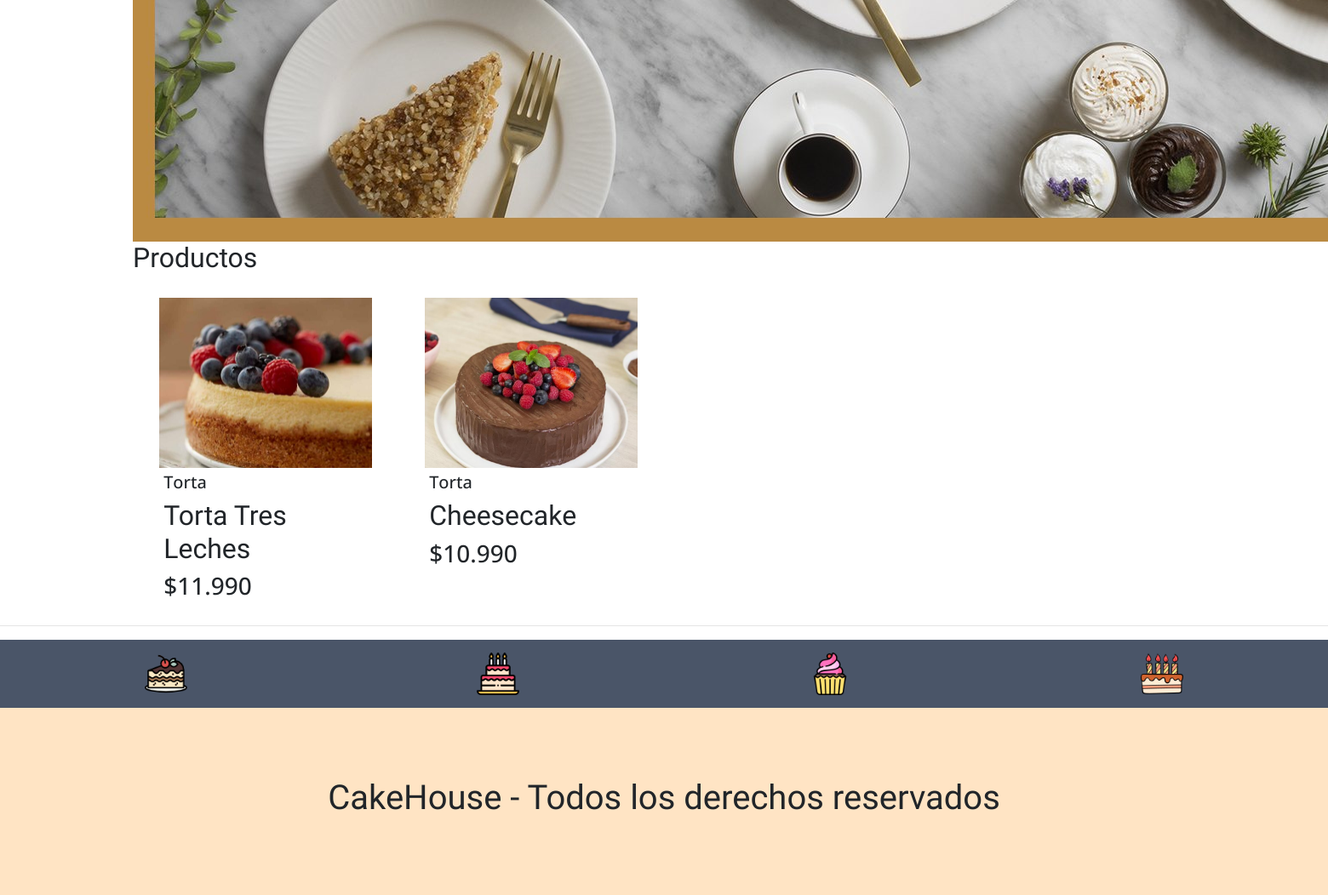
Before: / (lower part) with the older database file.
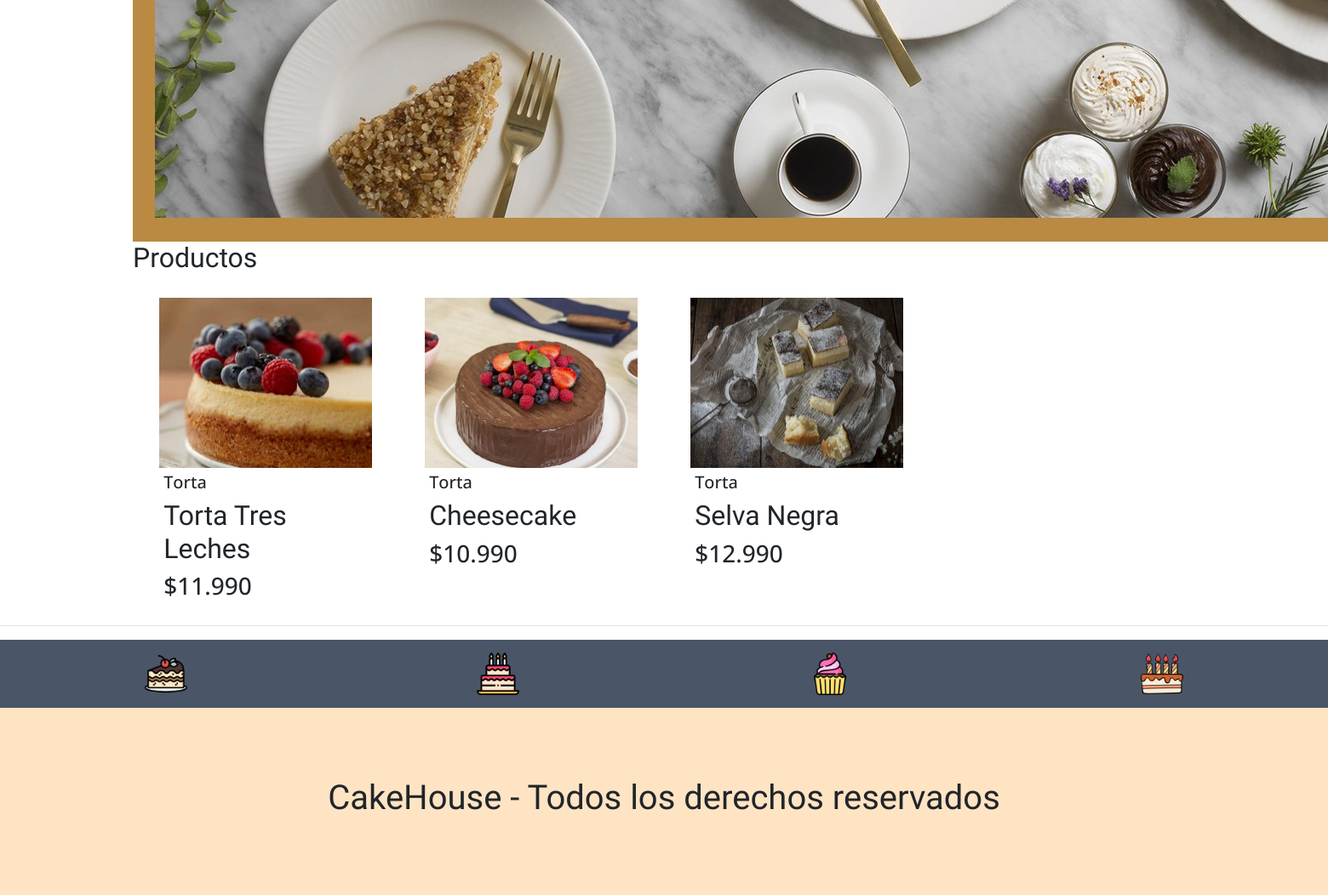
After: the same page with the newer database file.
### app/models.py (models this page shows, shortened)
class Producto(models.Model):
    nombre = models.CharField(max_length=50)
    precio = models.IntegerField()
    descripcion = models.TextField()
    tipo = models.ForeignKey(Tipo, on_delete=models.PROTECT)
    fecha_fabricacion = models.DateField()
    image = models.ImageField(upload_to="productos", null=True)

class Tipo(models.Model):
    nombre = models.CharField(max_length=50)
    def __str__(self):
        return self.nombre

### app/views.py (the view)
# urls.py: path('', home, name="home"),
def home(request):
    productos = Producto.objects.all()
    data = {'productos': productos}
    return render(request, 'app/home.html', data)

### app/templates/app/home.html (shortened to what this page needs)
{% extends 'app/base.html' %}
{% load static %}
{% block css %}
<link rel="stylesheet" href="https://cdn.jsdelivr.net/bxslider/4.2.12/jquery.bxslider.css">
{% endblock %}
{% block contenido %}
<div class="slider">
    <div>
        <img src="{% static 'app/img/banner/pastel4.jpg' %}" alt="">
    </div>
</div>
{% load humanize %}
<h2>Productos</h2>
<div class="productos">
    {% for p in productos %}
    <div class="producto">
        <div class="contenedor_producto">
            {% if p.image %}
            <img src="{{ p.image.url }}" alt="imagen producto">
            {% endif %}
            <div class="detalle">
                <h5>{{ p.tipo | capfirst }}</h5>
                <h2>{{ p.nombre | title }}</h2>
                <h3>${{ p.precio | intcomma }}</h3>
            </div>
        </div>
    </div>
    {% endfor %}
</div>
{% endblock %}

### app/templates/app/base.html (shortened to what this page needs)
<!DOCTYPE html>
<html lang="es">
<head>
    <link rel="stylesheet" href="https://cdn.jsdelivr.net/bxslider/4.2.12/jquery.bxslider.css">
    {% load static %}
    <link rel="stylesheet" href="https://cdn.jsdelivr.net/npm/bootstrap@4.6.0/dist/css/bootstrap.min.css"
>
    {% block css %}
    {% endblock %}
    <link rel="stylesheet" href="{% static 'app/css/estilos.css' %}">
</head>
<body>
    <div id="contenido">
        {% block contenido %}
        {% endblock %}
    </div>
    <hr>
    <footer>
        <div class="marcas">
            <img src="{% static 'app/img/footer/pastel2.png' %}" alt="">
            <img src="{% static 'app/img/footer/pastel3.png' %}" alt="">
            <img src="{% static 'app/img/footer/pastel4.png' %}" alt="">
            <img src="{% static 'app/img/footer/pastel5.png' %}" alt="">
        </div>
        <div class="logo_footer">
            <h1>CakeHouse - Todos los derechos reservados</h1>
        </div>
    </footer>
</body>
</html>

### app/static/app/css/estilos.css (style rules this page uses)
* { margin:0; padding:0; }
body { background-color: rgb(255, 255, 255); font-family: 'Open Sans', sans-serif; }
h1,h2 { font-family: 'Balsamiq Sans', cursive; }
#contenido { width: 80%; margin:auto; max-width: 1280px; min-height: 100vh; }
.productos { display: flex; flex-wrap: wrap; }
.producto { width: 25%; margin-top: 20px; }
.producto img { width: 100%; height: 200px; object-fit: cover; }
.producto .detalle { padding: 5px; }
.producto .contenedor_producto { background-color: white; width: 80%; margin: auto; }
footer { width: 100%; height: 300px; background-color: bisque; }
footer > .marcas { width: 100%; height: 80px; background-color: #4A5568; display: flex; justify-content: space-around; align-items: center; }
footer > .marcas > img { width: 50px; }
footer > .logo_footer { display: flex; justify-content: center; align-items: center; height: calc(100% - 80px); }

Changed rows visible on the page:
added Producto: image (picture), tipo "Torta", nombre "Selva Negra", precio "12.990"
